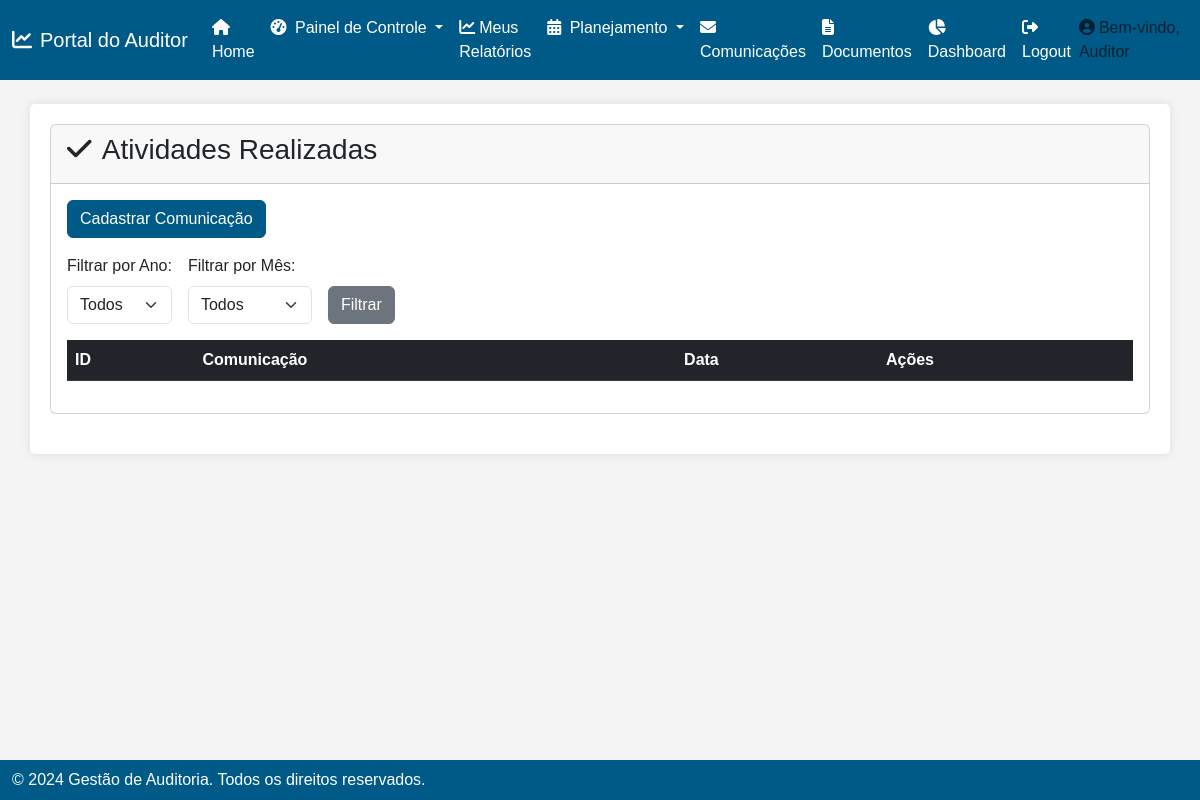
Before: /comunicacao with the older database file.
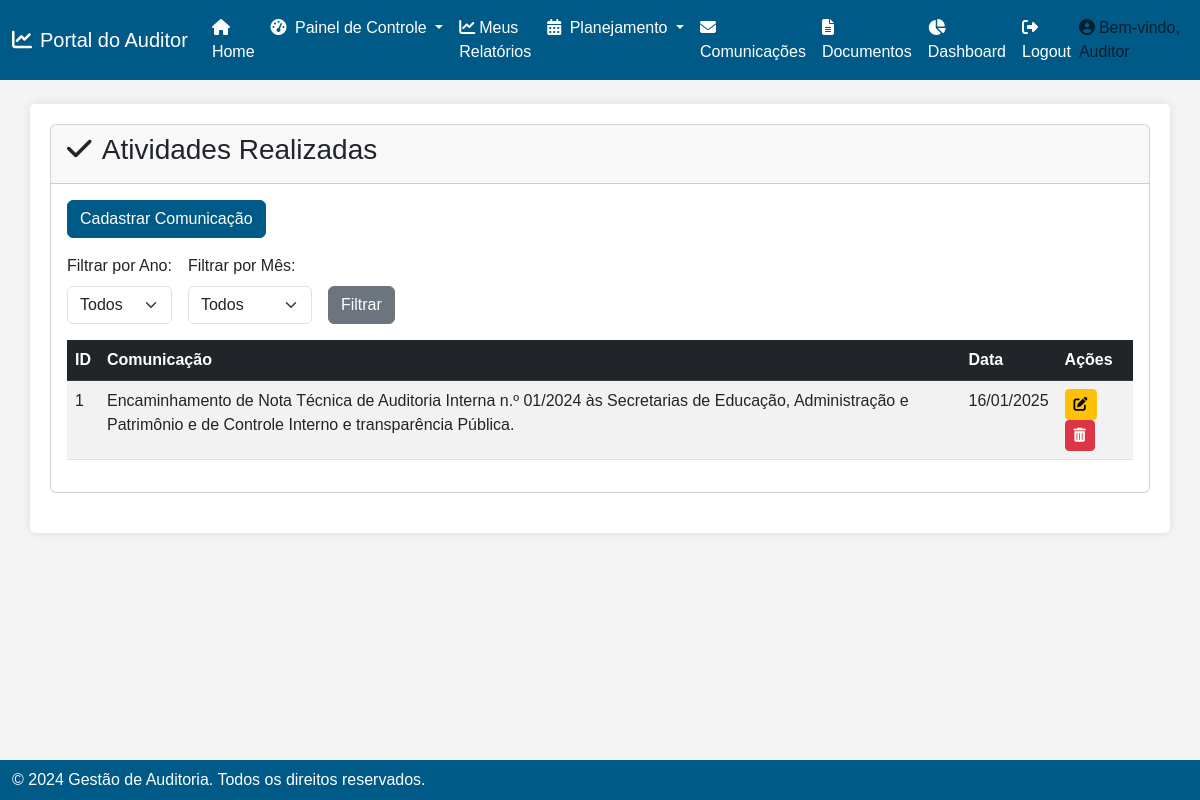
After: the same page with the newer database file.
### app.py (models this page shows, shortened)
class Comunicacao(db.Model):
    id = db.Column(db.Integer, primary_key=True)
    data = db.Column(db.Date, nullable=False)
    mensagem = db.Column(db.Text, nullable=False)
    data_criacao = db.Column(db.DateTime, default=db.func.current_timestamp())
    data_atualizacao = db.Column(db.DateTime, default=db.func.current_timestamp(), onupdate=db.func.current_timestamp())

### app.py (the view, shortened to what this page needs)
@app.route('/comunicacao', methods=['GET', 'POST'])
def comunicacao():
    comunicacoes = Comunicacao.query.all()
    anos = {comunicacao.data.year for comunicacao in comunicacoes if comunicacao.data}
    return render_template('comunicacao.html', comunicacoes=comunicacoes, anos=sorted(anos))

### templates/comunicacao.html (shortened to what this page needs)
{% extends 'base.html' %}
{% block content %}
<div class="card">
    <div class="card-header">
        <h3><i class="fas fa-check me-1"></i> Atividades Realizadas</h3>
    </div>
    <div class="card-body">
        <button class="btn btn-primary mb-3" data-bs-toggle="modal" data-bs-target="#addCommunicationModal">Cadastrar Comunicação</button>
        <div class="mb-3 d-flex align-items-end">
            <div class="me-3">
                <label for="filter-ano" class="form-label">Filtrar por Ano:</label>
                <select id="filter-ano" class="form-select" onchange="filterTable()">
                    <option value="">Todos</option>
                </select>
            </div>
            <div class="me-3">
                <label for="filter-mes" class="form-label">Filtrar por Mês:</label>
                <select id="filter-mes" class="form-select" onchange="filterTable()">
                    <option value="">Todos</option>
                    {% set meses = ["Janeiro", "Fevereiro", "Março", "Abril", "Maio", "Junho", "Julho", "Agosto", "Setembro", "Outubro", "Novembro", "Dezembro"] %}
                </select>
            </div>
            <button class="btn btn-secondary" onclick="filterTable()">Filtrar</button>
        </div>
        <div class="table-responsive">
            <table class="table table-striped">
                <thead class="table-dark">
                    <tr>
                        <th>ID</th>
                        <th>Comunicação</th>
                        <th>Data</th>
                        <th>Ações</th>
                    </tr>
                </thead>
                <tbody id="comunicacao-table">
                    {% for comunicacao in comunicacoes %}
                        <tr data-ano="{{ comunicacao.data.year if comunicacao.data else '' }}" data-mes="{{ comunicacao.data.month if comunicacao.data else '' }}">
                            <td>{{ comunicacao.id }}</td>
                            <td>{{ comunicacao.mensagem }}</td>
                            <td>
                                {% if comunicacao.data %}
                                    {{ comunicacao.data.strftime('%d/%m/%Y') }}
                                {% else %}
                                    Não definida
                                {% endif %}
                            </td>
                            <td>
                                <a href="{{ url_for('editar_comunicacao', id=comunicacao.id) }}" class="btn btn-warning btn-sm">
                                    <i class="fas fa-edit"></i>
                                </a>
                                <form action="{{ url_for('excluir_comunicacao', id=comunicacao.id) }}" method="POST" style="display:inline;">
                                    <button type="submit" class="btn btn-danger btn-sm" onclick="return confirm('Tem certeza que deseja excluir?');">
                                        <i class="fas fa-trash-alt"></i>
                                    </button>
                                </form>
                            </td>
                        </tr>
                    {% endfor %}
                </tbody>
            </table>
        </div>
    </div>
</div>
{% endblock %}

Changed rows visible on the page:
added Comunicacao: id "1", mensagem "Encaminhamento de Nota Técnica de Auditoria Interna n.º 01/2024 às Secretarias de Educação, Administração e Patrimônio e de Controle Interno e transparência Pública.", data "16/01/2025"
